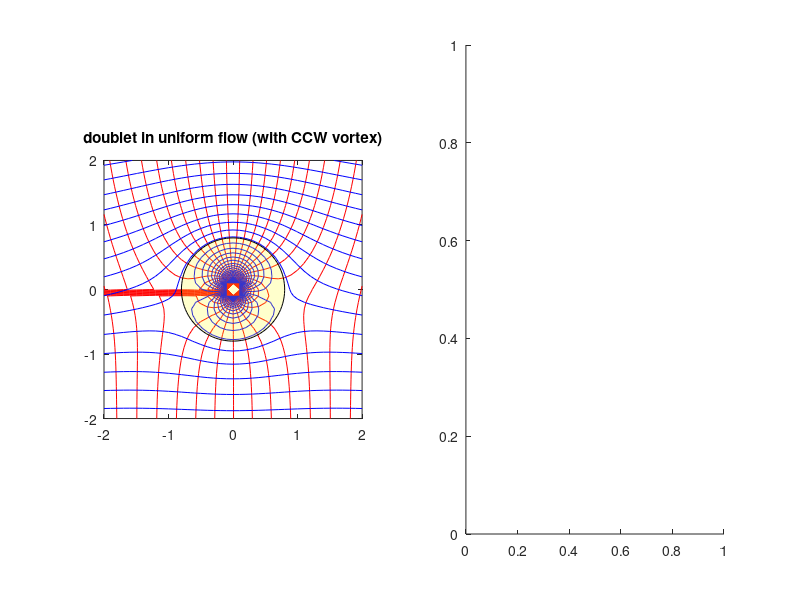

MATLAB code to generate this figure: (Note: this script raises an error after producing the figure.)
function uniform_doublet_vortex

clear all;
close all;

x=-2.0:0.1:2.0;
y=-2.0:0.1:2.0;
[X,Y] = meshgrid(x,y);

U=2.0;
alpha_deg=0;
alpha=alpha_deg/180.0*pi;
R=0.8;
r=sqrt(X.^2+Y.^2);
theta = atan2(Y,X);
gamma = - 5.0;


Phi = U*(r+R^2./r).*cos(theta-alpha) + gamma/(2*pi)*(theta-alpha);
Psi = U*(r-R^2./r).*sin(theta-alpha) - gamma/(2*pi)*log(r);

subplot(1,2,1);
contour(X,Y,Phi,50,'LineColor','red');
hold on;
contour(X,Y,Psi,50,'LineColor','blue');
axis equal;
title('doublet in uniform flow (with CCW vortex)');

t = linspace(0,2*pi,100);
patch(R*sin(t),R*cos(t),'yellow','FaceAlpha',0.2);

subplot(1,2,2);
doublet_in_uniform_flow;
axis equal;
title('doublet in uniform flow');

end